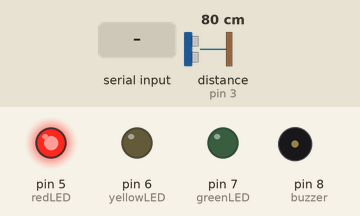
This sketch was run on a simulated Arduino Uno, built with avr-gcc and run on an emulated ATmega328P. Shown: output pins drawn as LEDs (lit = HIGH), buzzer (waves = sounding). Dashed ring = blinking. The inputs (shaded band) are chosen by the test bench; at power-on: distance to the obstacle (sensor on pin 3) 80 cm. The echo pulse lasts 58.3 µs per cm; pins used as bus, display or sensor lines are not drawn; what the sketch prints to the serial monitor is not drawn.

Above: at 1.2 s.
1.3 s: "m" received over Serial
At 2.4 s:
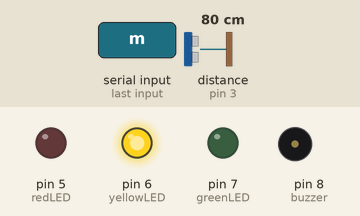
7.5 s: distance to the obstacle (sensor on pin 3) set to 11 cm
29.5 s: distance to the obstacle (sensor on pin 3) set to 8 cm
At 30.6 s:
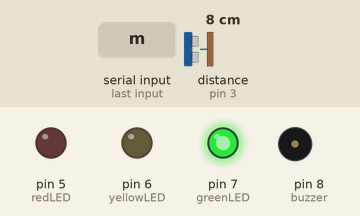
51.5 s: "p" received over Serial
At 51.75 s:
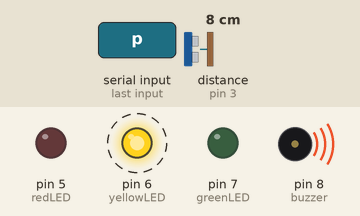
Timing chart, 0 to 56.0 s (numbered marks = the images above; inputs shaded):
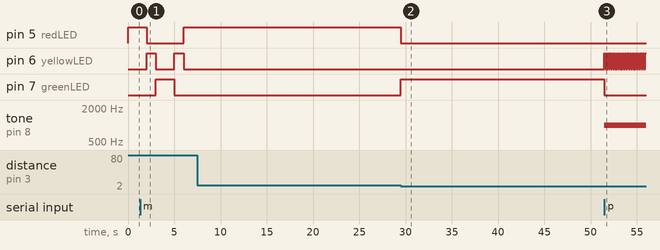

The sketch:

MiniProject_ES.ino
```cpp
#define ECHOPIN 3 //Defining the pin for the Ultrasonic input
#define TRIGPIN 2 //Defining the pin for the Ultrasonic output

char modeChoice='r';
int sensorPin = A0;
unsigned int sensorValue = 0;

int redLED = 5; //declaring red LEd pin number
int yellowLED = 6;//declaring yellow LEd pin number
int greenLED = 7; //declaring green LEd pin number
int buzzer = 8; // declaring buzzer pin number

int redWait = 2000;//milliseconds
int yellowWait = 1000;//milliseconds
int greenWait = 2000;//milliseconds
int flash_Time = 100; //milliseconds
int sonic_Threshold = 10; //cm
int lumi_Threshold = 500; //cm

float dist_Tracker = 0;

void setup() { //Initializations
pinMode(redLED, OUTPUT);
pinMode(yellowLED, OUTPUT);
pinMode(greenLED, OUTPUT);
pinMode(redLED, OUTPUT);
pinMode(ECHOPIN, INPUT);
pinMode(TRIGPIN, OUTPUT);
pinMode (buzzer, OUTPUT);
 // attachInterrupt(digitalPinToInterrupt(redLED), ultraSonic, FALLING);
//attachInterrupt(0, ultraSonic, RISING);
//inputString.reserve(200);
Serial.begin(115200); //Initialzing Serial communication port and its rate
}

void redLED_On(){
  noTone(buzzer);
  Serial.print("Red LED on for (millisecs): ");
  Serial.println(redWait);
  digitalWrite(yellowLED, LOW);
  digitalWrite(greenLED, LOW);
  digitalWrite(redLED, HIGH);
}
void yellowLED_On(){
  noTone(buzzer);
  Serial.print("Yellow LED on for (millisecs): ");
  Serial.println(yellowWait);
  digitalWrite(redLED, LOW);
  digitalWrite(yellowLED, HIGH);
  digitalWrite(greenLED, LOW);
}

void greenLED_On(){
  noTone(buzzer);
  Serial.print("Green LED on for (millisecs): ");
  Serial.println(greenWait);
  digitalWrite(redLED, LOW);
  digitalWrite(yellowLED, LOW);
  digitalWrite(greenLED, HIGH);
}

void ultraSonic2(){
  digitalWrite(TRIGPIN, LOW);
  delayMicroseconds(2);
  digitalWrite(TRIGPIN,HIGH);
  delayMicroseconds(10);
  digitalWrite(TRIGPIN,LOW);
 float sonic_Distance = pulseIn(ECHOPIN, HIGH)/58; // return 0 if no high pulse in 1sec
 Serial.print(sonic_Distance);
 Serial.println(" cm");
if (sonic_Distance < sonic_Threshold){
    digitalWrite(redLED, LOW);
    digitalWrite(yellowLED, LOW);
    digitalWrite(greenLED, HIGH);
    //delay(50);
    }
 else {
  digitalWrite(redLED, HIGH);
  digitalWrite(greenLED, LOW);
  digitalWrite(yellowLED, LOW);

  }
}

void LDR(){
  sensorValue = analogRead(sensorPin);
  Serial.println(sensorValue);
while(sensorValue<lumi_Threshold){
  ultraSonic2();
  sensorValue = analogRead(sensorPin);
  delay(50);
}
}


void yellowBlinkbuz(){
  for (int i =0; i < 10; i++){
    tone(buzzer, 1000, 1000);
    digitalWrite(yellowLED, HIGH);
    digitalWrite(redLED, LOW);
    digitalWrite(greenLED, LOW);
    delay(flash_Time);
    digitalWrite(yellowLED, LOW);
    digitalWrite(redLED, LOW);
    digitalWrite(greenLED, LOW);
    delay(flash_Time);
  }
}

int counter1 = 0;
int counter2 = 0;

void ultraSonic(){
  digitalWrite(TRIGPIN, LOW);
  delayMicroseconds(2);
  digitalWrite(TRIGPIN,HIGH);
  delayMicroseconds(10);
  digitalWrite(TRIGPIN,LOW);
 float sonic_Distance = pulseIn(ECHOPIN, HIGH)/58; // return 0 if no high pulse in 1sec
 Serial.print(sonic_Distance);
 Serial.println("cm");

while (sonic_Distance < sonic_Threshold){
    //if(counter1 != counter2){
    yellowBlinkbuz();
    counter1 = 0;
    counter2 =0;
    digitalWrite(TRIGPIN, LOW);
  delayMicroseconds(2);
  digitalWrite(TRIGPIN,HIGH);
  delayMicroseconds(10);
  digitalWrite(TRIGPIN,LOW);
 float sonic_Distance = pulseIn(ECHOPIN, HIGH)/58; // return 0 if no high pulse in 1sec
    //}
    counter2++;
    if(sonic_Distance>=sonic_Threshold){
      break;
}
}
counter1++;
}
void redLight(){
  for (int x = 0; x < 200*0.8; x++){ // multiply by 0.8 for callibration to real clock
    ultraSonic();
   // LDR();
  redLED_On();
  delay(10);
  }
}
void yellowLight(){
  for (int x = 0; x < 100*0.8; x++){
    ultraSonic();
   // LDR();
  yellowLED_On();
  delay(10);
  }
}
void greenLight(){
  for (int x = 0; x < 200*0.8; x++){
  ultraSonic();
 // LDR();
  greenLED_On();
  delay(10);
  }
}

void redLight2(){
  for (int x = 0; x < 200*0.8; x++){ // multiply by 0.8 for callibration to real clock
    //ultraSonic();
    LDR();
  redLED_On();
  delay(10);
  }
}
void yellowLight2(){
  for (int x = 0; x < 100*0.8; x++){
    //ultraSonic();
    LDR();
  yellowLED_On();
  delay(10);
  }
}
void greenLight2(){
  for (int x = 0; x < 200*0.8; x++){
 // ultraSonic();
  LDR();
  greenLED_On();
  delay(10);
  }
}

void redLight3(){
  for (int x = 0; x < 200*0.8; x++){ // multiply by 0.8 for callibration to real clock
    ultraSonic();
    LDR();
  redLED_On();
  delay(10);
  }
}
void yellowLight3(){
  for (int x = 0; x < 100*0.8; x++){
    ultraSonic();
    LDR();
  yellowLED_On();
  delay(10);
  }
}
void greenLight3(){
  for (int x = 0; x < 200*0.8; x++){
  ultraSonic();
  LDR();
  greenLED_On();
  delay(10);
  }
}

void regularMode(){
  redLED_On();
      delay(2000);
      yellowLED_On();
      delay(1000);
      greenLED_On();
      delay(2000);
      yellowLED_On();
      delay(1000);
}

void pedestrianMode(){
  redLight();
  yellowLight();
  greenLight();
  yellowLight();

}

void dayNightMode(){
   digitalWrite(TRIGPIN, LOW);
  delayMicroseconds(2);
  digitalWrite(TRIGPIN,HIGH);
  delayMicroseconds(10);
  digitalWrite(TRIGPIN,LOW);
 float dist = pulseIn(ECHOPIN, HIGH)/58; // return 0 if no high pulse in 1sec
  if (dist>=10.0)
    redLED_On();
  else
    greenLED_On();

}

void compoundMode(){
  redLight3();
  yellowLight3();
  greenLight3();
  yellowLight3();

}

void loop(){
  //compoundMode();
  while (Serial.available())
     modeChoice=Serial.read();
    switch(modeChoice)
    {
      case 'r':
      regularMode();
      break;

      case 'p':
      pedestrianMode();
      break;

      case 'm':
      dayNightMode();
      break;

      default:
      regularMode();
      break;
  /*redLight();
  yellowLight();
  greenLight();
  yellowLight();*/
  }
}
```

Measured:
- the behaviour switches between 10 and 9 cm on distance to the obstacle (sensor on pin 3) (found by bisection; images 1 and 2)
- after the input at 29.5 s, pin 5 (redLED): HIGH → LOW at once; pin 7 (greenLED): LOW → HIGH at once
- after the input at 51.5 s, pin 6 (yellowLED): alternates HIGH for 0.10 s and LOW for 0.10 s, starting at once; pin 7 (greenLED): HIGH → LOW at once; tone on pin 8 (buzzer): silent → 1000 Hz at once
- by itself, pin 6 (yellowLED): alternates HIGH for 1.0 s and LOW for 2.0 s
